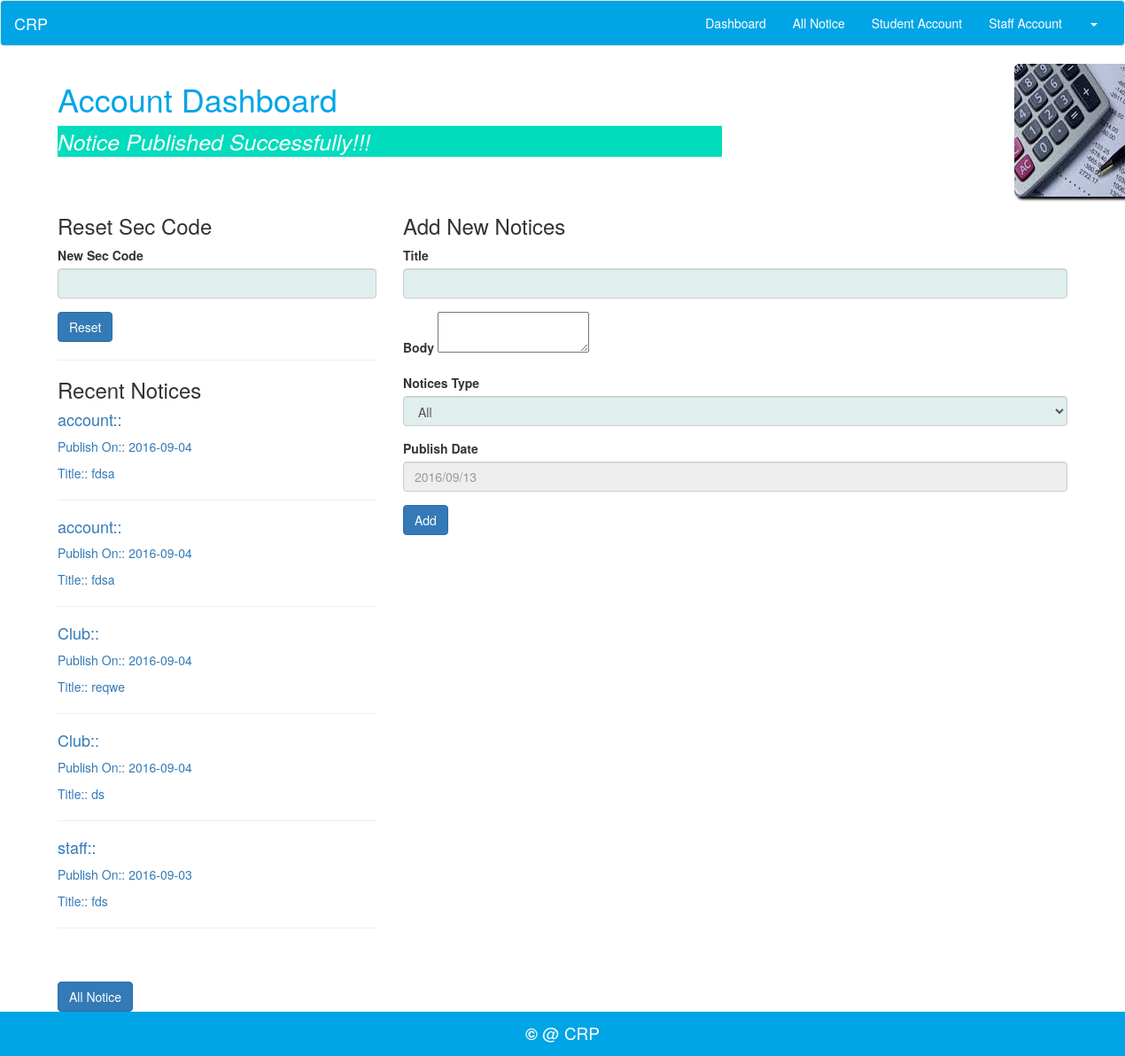
/CRP/index.php/account/dashboard/addNotice, run on the app's committed database.
### tables this page shows
CREATE TABLE IF NOT EXISTS `notification` (
`nid` int(4) NOT NULL,
  `publish_date` date NOT NULL,
  `title` varchar(256) NOT NULL,
  `body` text NOT NULL,
  `type` varchar(77) NOT NULL,
  `userid` varchar(50) NOT NULL,
  `postby` varchar(50) NOT NULL
);

### CRP/application/controllers/account/dashboard.php (called while the page is built, shortened)
<?php
class Dashboard extends CI_Controller{
	public function __construct()
	{
		$this->load->model('account_model');
	}
		public function addNotice()
		{
			$uid = $this->session->userdata('username');
   			$sec_code = $this->input->post('sec_code');
   			$data['mail']=$uid;
			$note = array('notef'	=> $this->account_model->getNotification(),
					   'sucmsg'	=> "Notice Published Successfully!!!"
						);
			$status = $this->account_model->updatecode($uid,$sec_code);
			if ($status == true) {
				$this->load->view('templates/header');
				$this->load->view('templates/account_nav',$data);
        		$this->load->view('account_views/dashboard',$note);
        		$this->load->view('templates/footer');
			}
		}
}

### CRP/index.php (called while the page is built, shortened)
<?php
require_once BASEPATH.'core/CodeIgniter.php';

### CRP/application/models/account_model.php (called while the page is built, shortened)
<?php
class Account_Model extends CI_Model{
	public function getNotification()
		{
			$this->db->order_by('nid', 'DESC');
			$this->db->where('type =', 'all');
			$this->db->or_where('type =', 'staff');
			$query = $this->db->get('notification',5);
			return $query;
		}
	public function updatecode($sid,$scode)
	{
		$this->db->set('security_code', $scode);
		$this->db->where('userid', $sid);
		$status = $this->db->update('users');
		if ($status==true) {
			return $status;
		}
	}
}

### CRP/application/views/account_views/dashboard.php (the view, shortened to what this page needs)
<body>
<div class="container">
<div class="row">
	<div class="col-md-8">
		<h1> Account Dashboard</h1>
		<p class="sucmsg"><?php echo $sucmsg; ?>
			</p>
	</div>
	<div class="col-md-4">
		<img src="<?php echo base_url(); ?>/public/assets/images/account.jpg" alt="Account" class="img-right img-rounded">
	</div>
</div>
	<div class="row">
		<div class="col-sm-4">
			<h3>Reset Sec Code</h3>
			<?php echo form_open('index.php/account/dashboard/updatecode','id="reset"'); ?>
			<div class="form-group">
				<label>New Sec Code</label>
				<input type="text" name="sec_code" class="form-control">
			</div>
			<button type="submit" class="btn btn-primary">Reset</button>
			<?php echo form_close(); ?>
			<hr>
			<h3>Recent Notices</h3>
			<?php foreach ($notef->result() as $row)
					{ ?>
			<?php
			$seg=$row->nid;
			$segments = array('index.php/account/notice', 'detail', $seg);
			?>
			<a href="<?php echo site_url($segments); ?>">
			<h4>
				<?php
					echo $row->postby;
				?>::
			</h4>
			<p> Publish On::
			<?php
					echo $row->publish_date;
				?>
			</p>
			Title::
				<?php
					echo $row->title;
				?>
				</a>
				<hr>
		<?php
			}
		?>
			<br>
			<br>
			<a href=" <?php echo base_url('index.php/account/allnotice'); ?> " class="btn btn-primary" role="button">All Notice</a>
		</div>
		<div class="col-sm-8">
			<h3> Add New Notices</h3>
			<?php echo form_open('index.php/account/dashboard/addNotice','id="noticeForm"'); ?>
				<div class="form-group">
					<label>Title</label>
					<input type="text" name="title" class="form-control">
				</div>
				<div class="form-group">
					<label>Body</label>
					<textarea name="body"></textarea>
				</div>
				<div class="form-group">
					<label>Notices Type</label>
					<select class="form-control" name="ntype">
						<option value="all">All</option>
					</select>
				</div>
				<div class="form-group">
					<label>Publish Date</label>
					<input
						type="text" name="date"
						placeholder="<?php
											$datestring = '%Y/%m/%d';
											echo mdate($datestring);
										?>"
						class="form-control" id="disabledInput" disabled>
				</div>
				<button type="submit" class="btn btn-primary">Add</button>
			<?php echo form_close(); ?>
		</div>
	</div>
</div>

### CRP/application/views/templates/header.php (shortened to what this page needs)
<!DOCTYPE html>
<html lang="en">
  <head>
    <link rel="stylesheet" href= "<?php echo base_url(); ?>public/assets/bootstrap/css/bootstrap.min.css" >
   <link rel="stylesheet" href="<?php echo base_url(); ?>public/assets/font-awesome/css/font-awesome.min.css">
   <link rel="stylesheet"  href="<?php echo base_url(); ?>public/assets/custom.css">
   <link rel="stylesheet"  href="<?php echo base_url(); ?>public/assets/jquery-ui.css">
  </head>

### CRP/application/views/templates/account_nav.php (shortened to what this page needs)
<nav class="navbar navbar-default">
  <div class="container-fluid">
    <div class="navbar-header">
      <a class="navbar-brand" href="<?php  echo base_url("index.php/account/dashboard");?>">CRP</a>
    </div>
    <div class="collapse navbar-collapse" id="bs-example-navbar-collapse-1">
      <ul class="nav navbar-nav navbar-right">
        <li><a href="<?php  echo base_url("index.php/account/dashboard");?>">Dashboard</a></li>
        <li><a href="<?php  echo base_url("index.php/account/allnotice");?>">All Notice</a></li>
        <li><a href="<?php  echo base_url("index.php/account/student_account");?>">Student Account</a></li>
        <li><a href="<?php  echo base_url("index.php/account/staff_account");?>">Staff Account</a></li>
        <li class="dropdown">
          <a href="#" class="dropdown-toggle" data-toggle="dropdown" role="button" aria-haspopup="true" aria-expanded="false"><?php echo $mail;?> <span class="caret"></span></a>
        </li>
      </ul>
    </div>
  </div>
</nav>

### CRP/application/views/templates/footer.php
<footer class="footer">
	<p>
		<center>
			<p class="footer-disc"><strong>©</strong> @ CRP</p>
		</center>
	</p>
</footer>
  </body>
</html>

### CRP/public/assets/custom.css (style rules this page uses)
body { margin-bottom:50px; background:#ffffff; background-repeat:no-repeat; background-size:cover; }
h1 { color: rgb(0,165,229); }
.navbar-default { background-color: rgb(0,165,229); }
.footer { position:fixed; height:50px; background-color:rgb(0,165,229); bottom:0px; left:0px; right:0px; margin-bottom:0px; }
.form-control { background-color: #E0EEEE; color: #; }
.navbar-default .navbar-nav>li>a { color: #fff; }
.navbar-default .navbar-brand { color: #fff; }
.footer-disc { color: #fff; font-size: 19px; }
.sucmsg { color: #fff; background-color: rgb(0,220,188); font-size: 25px; font-style: italic; }
.img-right { margin-left: 300px; box-shadow: 3px 3px 3px #000000; }

### data on the page
notification: postby "account", publish_date "2016-09-04", title "fdsa"
notification: postby "account", publish_date "2016-09-04", title "fdsa"
notification: postby "Club", publish_date "2016-09-04", title "reqwe"
notification: postby "Club", publish_date "2016-09-04", title "ds"
notification: postby "staff", publish_date "2016-09-03", title "fds"

### other printed values
$sucmsg "Notice Published Successfully!!!"
